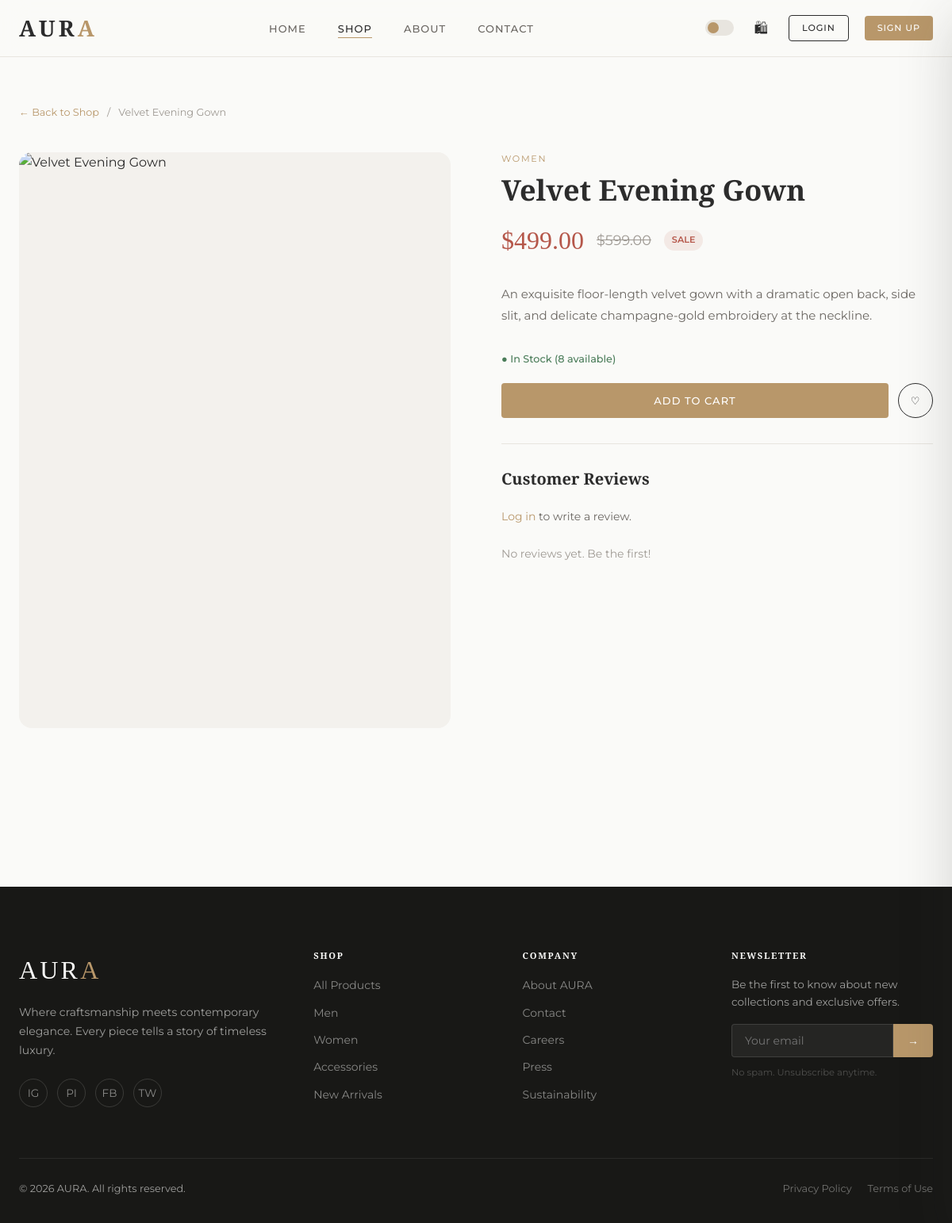
The app's page /public/shop.php?product=velvet-evening-gown with its own data.
### tables this page shows
CREATE TABLE IF NOT EXISTS products (
    id          INT UNSIGNED AUTO_INCREMENT PRIMARY KEY,
    category_id INT UNSIGNED NOT NULL,
    name        VARCHAR(200) NOT NULL,
    slug        VARCHAR(200) NOT NULL UNIQUE,
    description TEXT,
    price       DECIMAL(10,2) NOT NULL,
    sale_price  DECIMAL(10,2) DEFAULT NULL,
    image       VARCHAR(255) DEFAULT 'default.jpg',
    stock       INT UNSIGNED NOT NULL DEFAULT 0,
    featured    TINYINT(1) NOT NULL DEFAULT 0,
    created_at  TIMESTAMP DEFAULT CURRENT_TIMESTAMP,
    updated_at  TIMESTAMP DEFAULT CURRENT_TIMESTAMP ON UPDATE CURRENT_TIMESTAMP,
    FOREIGN KEY (category_id) REFERENCES categories(id) ON DELETE RESTRICT,
    INDEX idx_category  (category_id),
    INDEX idx_featured  (featured),
    INDEX idx_price     (price)
);

CREATE TABLE IF NOT EXISTS categories (
    id         INT UNSIGNED AUTO_INCREMENT PRIMARY KEY,
    name       VARCHAR(100) NOT NULL,
    slug       VARCHAR(100) NOT NULL UNIQUE,
    created_at TIMESTAMP DEFAULT CURRENT_TIMESTAMP
);

### core/Helpers/Security.php (called while the page is built, shortened)
<?php
class Security
{
    public static function h(mixed $value): string
    {
        return htmlspecialchars((string) $value, ENT_QUOTES | ENT_SUBSTITUTE, 'UTF-8');
    }
    public static function clean(string $input): string
    {
        return trim(strip_tags($input));
    }
    public static function imageUrl(string $image): string
    {
        return rtrim(UPLOAD_URL, '/') . '/' . ltrim($image, '/');
    }
}

### core/Database/Connection.php (called while the page is built, shortened)
<?php
class Connection
{
    private static ?Connection $instance = null;
    private PDO $pdo;
    private function __construct()
    {
        $dsn = sprintf(
            'mysql:host=%s;port=%s;dbname=%s;charset=%s',
            DB_HOST, DB_PORT, DB_NAME, DB_CHARSET
        );
        $options = [
            PDO::ATTR_ERRMODE            => PDO::ERRMODE_EXCEPTION,
            PDO::ATTR_DEFAULT_FETCH_MODE => PDO::FETCH_ASSOC,
            PDO::ATTR_EMULATE_PREPARES   => false,
            PDO::MYSQL_ATTR_INIT_COMMAND => "SET NAMES utf8mb4 COLLATE utf8mb4_unicode_ci",
        ];
        try {
            $this->pdo = new PDO($dsn, DB_USER, DB_PASS, $options);
        } catch (PDOException $e) {
            error_log('[AURA DB] Connection failed: ' . $e->getMessage());
            throw new \RuntimeException('Database connection failed. Please try again later.');
        }
    }
    public static function getInstance(): Connection
    {
        if (self::$instance === null) {
            self::$instance = new self();
        }
        return self::$instance;
    }
    public function getPDO(): PDO
    {
        return $this->pdo;
    }
}

### core/Classes/Product.php (called while the page is built, shortened)
<?php
class Product
{
    private PDO $db;
    public function __construct()
    {
        $this->db = Connection::getInstance()->getPDO();
    }
    public function getBySlug(string $slug): ?array
    {
        $stmt = $this->db->prepare(
            "SELECT p.*, c.name AS cat_name, c.slug AS cat_slug,
                    COALESCE(AVG(r.rating), 0) AS avg_rating,
                    COUNT(r.id) AS review_count
             FROM products p
             JOIN categories c ON c.id = p.category_id
             LEFT JOIN product_ratings r ON r.product_id = p.id
             WHERE p.slug = :slug
             GROUP BY p.id LIMIT 1"
        );
        $stmt->execute([':slug' => $slug]);
        $row = $stmt->fetch();
        return $row ?: null;
    }
}

### core/Helpers/Session.php (called while the page is built, shortened)
<?php
class Session
{
    public static function has(string $key): bool
    {
        return isset($_SESSION[$key]);
    }
    public static function isLoggedIn(): bool
    {
        return self::has('user_id');
    }
}

### public/shop.php (the view, shortened to what this page needs)
<?php
require_once CORE_PATH . '/Database/Connection.php';
require_once CORE_PATH . '/Helpers/Security.php';
require_once CORE_PATH . '/Helpers/Session.php';
require_once CORE_PATH . '/Classes/Product.php';
$productModel = new Product();
$page     = max(1, (int)($_GET['page']   ?? 1));
$cat      = Security::clean($_GET['cat']  ?? '');
$search   = Security::clean($_GET['q']    ?? '');
$sort     = Security::clean($_GET['sort'] ?? 'newest');
$productSlug = Security::clean($_GET['product'] ?? '');
$single      = $productSlug ? $productModel->getBySlug($productSlug) : null;
if ($single) {
    $reviews      = $productModel->getReviews((int)$single['id']);
    $isWishlisted = Session::isLoggedIn()
        ? $productModel->isWishlisted(Session::get('user_id'), $single['id'])
        : false;
} else {
    $result     = $productModel->getFiltered($page, PRODUCTS_PER_PAGE, $cat, $search, $sort);
    $products   = $result['items'];
    $totalPages = $result['pages'];
    $totalItems = $result['total'];
    $pageTitle  = 'Shop — AURA';
}
require_once VIEWS_PATH . '/partials/head.php';
require_once VIEWS_PATH . '/partials/navbar.php';
?>
<main style="padding-top:var(--nav-h)">
<?php if ($single):  ?>
<div class="container" style="padding-top:60px;padding-bottom:80px">
    <nav style="font-size:.8rem;color:var(--color-text-3);margin-bottom:40px;display:flex;gap:10px;align-items:center">
        <a href="<?= APP_URL ?>/shop.php" style="color:var(--color-gold);text-decoration:none">← Back to Shop</a>
        <span>/</span>
        <span><?= Security::h($single['name']) ?></span>
    </nav>
    <div style="display:grid;grid-template-columns:1fr 1fr;gap:64px;align-items:start" class="responsive-product-grid">
        <div style="position:sticky;top:calc(var(--nav-h) + 20px)">
            <div style="aspect-ratio:3/4;overflow:hidden;border-radius:var(--radius-lg);background:var(--color-bg-2)">
                <img src="<?= Security::h(Security::imageUrl($single['image'])) ?>"
                     alt="<?= Security::h($single['name']) ?>"
                     style="width:100%;height:100%;object-fit:cover"
                     onerror="this.src='<?= APP_URL ?>/assets/images/placeholder.jpg'">
            </div>
        </div>
        <div data-aos="fade-left">
            <p style="font-size:.7rem;letter-spacing:.15em;text-transform:uppercase;color:var(--color-gold);margin-bottom:8px">
                <?= Security::h($single['cat_name']) ?>
            </p>
            <h1 style="font-size:clamp(1.5rem,3vw,2.25rem);margin-bottom:16px">
                <?= Security::h($single['name']) ?>
            </h1>
            <div style="display:flex;align-items:center;gap:16px;margin-bottom:28px">
                <?php $isSale = !empty($single['sale_price']); ?>
                <span style="font-family:var(--font-serif);font-size:2rem;color:<?= $isSale ? 'var(--color-danger)' : 'var(--color-text)' ?>">
                    $<?= number_format((float)($isSale ? $single['sale_price'] : $single['price']), 2) ?>
                </span>
                <?php if ($isSale): ?>
                <span style="font-size:1.1rem;color:var(--color-text-3);text-decoration:line-through">
                    $<?= number_format((float)$single['price'], 2) ?>
                </span>
                <span style="background:rgba(181,87,74,.1);color:var(--color-danger);font-size:.7rem;font-weight:600;padding:4px 10px;border-radius:999px">
                    SALE
                </span>
                <?php endif; ?>
            </div>
            <p style="color:var(--color-text-2);line-height:1.8;margin-bottom:32px;font-size:.9375rem">
                <?= nl2br(Security::h($single['description'])) ?>
            </p>
            <p style="font-size:.8rem;font-weight:500;margin-bottom:20px;
                color:<?= $single['stock'] == 0 ? 'var(--color-danger)' : ($single['stock'] <= 5 ? 'var(--color-warning)' : 'var(--color-success)') ?>">
                <?php if ($single['stock'] == 0): ?>● Out of Stock
                <?php elseif ($single['stock'] <= 5): ?>● Only <?= $single['stock'] ?> left
                <?php else: ?>● In Stock (<?= $single['stock'] ?> available)
                <?php endif; ?>
            </p>
            <div style="display:flex;gap:12px;margin-bottom:16px">
                <button class="btn btn-primary" style="flex:1;justify-content:center"
                        data-add-cart="<?= $single['id'] ?>"
                        <?= $single['stock'] == 0 ? 'disabled' : '' ?>>
                    <?= $single['stock'] == 0 ? 'Out of Stock' : 'Add to Cart' ?>
                </button>
                <button class="btn btn-outline btn-icon"
                        data-wishlist="<?= $single['id'] ?>"
                        title="<?= $isWishlisted ? 'Remove from wishlist' : 'Add to wishlist' ?>">
                    <?= $isWishlisted ? '♥' : '♡' ?>
                </button>
            </div>
            <hr class="divider">
            <div>
                <h2 style="font-size:1.25rem;margin-bottom:24px">Customer Reviews</h2>
                <?php if (Session::isLoggedIn()): ?>
                <form method="POST" style="background:var(--color-bg-2);border-radius:var(--radius-lg);padding:24px;margin-bottom:32px">
                    <?= Security::csrfField() ?>
                    <input type="hidden" name="product_id" value="<?= $single['id'] ?>">
                    <input type="hidden" name="submit_review" value="1">
                    <h3 style="font-size:1rem;margin-bottom:16px">Write a Review</h3>
                    <div class="star-input" style="margin-bottom:16px">
                        <input type="hidden" name="rating" value="5">
                        <div style="display:flex;gap:4px">
                            <?php for ($i = 1; $i <= 5; $i++): ?>
                            <button type="button" class="star-btn <?= $i <= 5 ? 'selected' : '' ?>"
                                    style="background:none;border:none;font-size:1.5rem;cursor:pointer;
                                           color:<?= $i <= 5 ? 'var(--color-gold)' : 'var(--color-border)' ?>;
                                           transition:color .2s;padding:2px">★</button>
                            <?php endfor; ?>
                        </div>
                    </div>
                    <textarea name="review" class="form-control" rows="4"
                              placeholder="Share your experience with this piece..."
                              style="margin-bottom:12px"></textarea>
                    <button type="submit" class="btn btn-primary btn-sm">Submit Review</button>
                </form>
                <?php else: ?>
                <p style="font-size:.875rem;color:var(--color-text-2);margin-bottom:24px">
                    <a href="<?= APP_URL ?>/login.php" style="color:var(--color-gold)">Log in</a> to write a review.
                </p>
                <?php endif; ?>
                <?php if (empty($reviews)): ?>
                <p style="color:var(--color-text-3);font-size:.875rem">No reviews yet. Be the first!</p>
                <?php endif; ?>
            </div>
        </div>
    </div>
</div>
<?php endif; ?>
</main>
<?php require_once VIEWS_PATH . '/partials/footer.php'; ?>

### public/assets/css/main.css (style rules this page uses)
:root { --color-bg: #FAFAF8; --color-bg-2: #F3F1ED; --color-surface: #FFFFFF; --color-border: #E8E5DF; --color-text: #2C2C2C; --color-text-2: #6B6762; --color-text-3: #9E9993; --color-gold: #B8976A; --color-gold-lt: #D4B896; --color-gold-dk: #96774E; --color-accent: #2C2C2C; --color-success: #4A7C59; --color-warning: #C7882D; --color-danger: #B5574A; --color-info: #4A6E8E; --font-serif: 'Playfair Display', Georgia, serif; --font-sans: 'Montserrat', system-ui, sans-serif; --radius-sm: 4px; --radius-md: 8px; --radius-lg: 16px; --radius-xl: 24px; --radius-pill: 999px; --shadow-sm: 0 1px 4px rgba(44,44,44,.06); --shadow-md: 0 4px 16px rgba(44,44,44,.10); --shadow-lg: 0 12px 40px rgba(44,44,44,.14); --shadow-xl: 0 24px 64px rgba(44,44,44,.18); --transition: 0.3s cubic-bezier(0.4, 0, 0.2, 1); --transition-slow: 0.6s cubic-bezier(0.4, 0, 0.2, 1); --nav-h: 72px; --sidebar-w: 260px; --max-w: 1280px; }
*, *::before, *::after { box-sizing: border-box; margin: 0; padding: 0; }
html { scroll-behavior: smooth; font-size: 16px; -webkit-font-smoothing: antialiased; }
body { font-family: var(--font-sans); background: var(--color-bg); color: var(--color-text); line-height: 1.6; min-height: 100vh; transition: background var(--transition), color var(--transition); }
a { color: inherit; text-decoration: none; }
img { max-width: 100%; display: block; }
button, input, select, textarea { font-family: inherit; }
h1, h2, h3, h4, h5 { font-family: var(--font-serif); line-height: 1.2; color: var(--color-text); }
h1 { font-size: clamp(2rem, 5vw, 3.5rem); }
h2 { font-size: clamp(1.5rem, 3vw, 2.25rem); }
.container { max-width: var(--max-w); margin: 0 auto; padding: 0 24px; }
.btn { display: inline-flex; align-items: center; justify-content: center; gap: 8px; font-family: var(--font-sans); font-size: 0.8125rem; font-weight: 500; letter-spacing: 0.08em; text-transform: uppercase; padding: 14px 32px; border: none; border-radius: var(--radius-sm); cursor: pointer; text-decoration: none; transition: all var(--transition); white-space: nowrap; position: relative; overflow: hidden; }
.btn::before { content: ''; position: absolute; inset: 0; background: rgba(255,255,255,0.1); transform: translateX(-100%); transition: transform var(--transition); }
.btn-primary { background: var(--color-gold); color: #fff; }
.btn-outline { background: transparent; color: currentColor; border: 1.5px solid currentColor; }
.btn-icon { width: 44px; height: 44px; padding: 0; border-radius: 50%; }
.divider { border: none; border-top: 1px solid var(--color-border); margin: 32px 0; }

### records on screen
products: name "Velvet Evening Gown", category.name "WOMEN", sale_price "499.00", price "599.00", description "An exquisite floor-length velvet gown with a dramatic open back, side slit, and delicate champagne-gold embroidery at the neckline.", stock "8"

### other values on screen
Security::h($label) "HOME"
Security::h($label) "SHOP"
Security::h($label) "ABOUT"
Security::h($label) "CONTACT"
